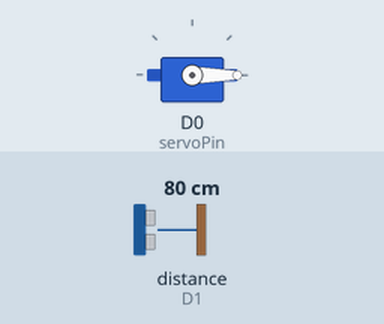
Simulated run of this program. Board: ESP8266 (NodeMCU). Shown: servo. Wiring (inferred from the names in the program): ultrasonic range finder: trigger D2; echo D1. Inputs (shaded band) come from the test bench; at power-on: distance to the obstacle (sensor on D1) 80 cm. The echo pulse lasts 58.3 µs per cm; WiFi joins after 1.5 s; servers stay silent unless stated; no MQTT or app messages arrive unless stated; what the program prints to the serial monitor is not drawn.

Above: at 1.55 s.
At 13.55 s:
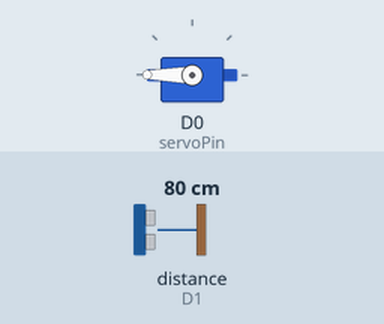
Timing chart, 0 to 17.8 s (numbered marks = the images above):
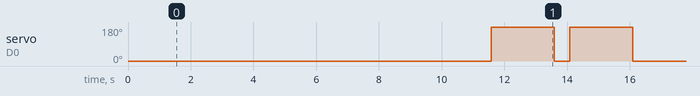

Measured:
- by itself, servo on D0 (servoPin): repeats every 12.5 s: 0° 0.50 s, 180° 2.0 s, 0° 8.0 s, 180° 2.0 s

The program:

main.cpp
```cpp
#include <Arduino.h>
#include <ESP8266WiFi.h>
#include <Servo.h>
#include <SPI.h>
#include <Adafruit_I2CDevice.h>
#include <PubSubClient.h>

// WiFi
const char *ssid = "hidden";
const char *password = "hidden";
const char *mqtt_server = "broker.hivemq.com";

// Pub/Sub MQTT
WiFiClient espClient;
PubSubClient client(espClient);
// WiFi

// Timer
long now = millis();
long lastMeasure = 0;
String macAddr = "";
// Timer

// Servo SG90
int servoPin = D0;
Servo sg90;
// Servo SG90

// HC-SR04
int triggerPin = D2;
int echoPin = D1;
// HC-SR04

// WiFi
void setup_wifi() {
  delay(10);
  Serial.println();
  Serial.print("Connecting to ");
  Serial.println(ssid);
  // Mulai menghubungkan ke WiFi
  WiFi.begin(ssid, password);

  // proses koneksi
  while (WiFi.status() != WL_CONNECTED) {
    delay(500);
    Serial.print(".");
  }

  // Konfirmasi koneksi berhasil
  Serial.println("");
  Serial.println("WiFi connected - ESP IP address: ");
  Serial.println(WiFi.localIP());
  macAddr = WiFi.macAddress();
  Serial.println(macAddr);
}

// Reconnect WiFi
void reconnect() {

  while (!client.connected()) {
    Serial.print("Attempting MQTT connection...");

    if (client.connect(macAddr.c_str())) {
      Serial.println("connected");
    } else {
      Serial.print("failed, rc=");
      Serial.print(client.state());
      Serial.println(" try again in 5 seconds");

      delay(5000);
    }
  }
}

void setup()
{

  // WiFi
  setup_wifi();
  client.setServer(mqtt_server, 1883);

  // Servo SG90
  sg90.attach(servoPin);
  // Servo SG90

  Serial.begin(9600);

  // HC-SR04
  pinMode(triggerPin, OUTPUT);
  pinMode(echoPin, INPUT);

  // reset servo ke 0 derajat
  sg90.write(0);
}

// HC-SR04
// Mengukur jarak
int rangeCheck() {
  long duration, distance;
  digitalWrite(triggerPin, LOW);
  delayMicroseconds(2);
  digitalWrite(triggerPin, HIGH);
  delayMicroseconds(10);
  digitalWrite(triggerPin, LOW);
  duration = pulseIn(echoPin, HIGH);
  distance = duration * 0.034 / 2;
  Serial.println(distance);
  delay(2000);
  // Mengembalikan nilai jarak
  return distance;
}

// Servo SG90
void moveServo() {

  // Menggerakkan servo 0-180 2x
  sg90.write(180);
  client.publish("esp/servo", "180");
  delay(2000);
  sg90.write(0);
  client.publish("esp/servo", "0");
  delay(500);
  sg90.write(180);
  client.publish("esp/servo", "180");
  delay(2000);
  sg90.write(0);
  client.publish("esp/servo", "0");

}

// Loop
void loop() {
  if (!client.connected()) {
    reconnect();
  }

  if (!client.loop()) {
    client.connect(macAddr.c_str());
  }

  now = millis();
  client.publish("esp/range", String(rangeCheck()).c_str());

  static bool triggerFlag = false;
  static unsigned long triggerTime = 0;

  if (now - lastMeasure > 5000) {
    lastMeasure = now;
    const int range = rangeCheck();

    if (range > 13) {
      triggerFlag = true;
      triggerTime = millis();
    }
  }

  if (triggerFlag && millis() - triggerTime < 5000) {
    const int range = rangeCheck();

    if (range > 13) {
      moveServo();
    }
  }

  Serial.println(rangeCheck());
  Serial.println(triggerFlag);
  Serial.println(triggerTime);
}
```
